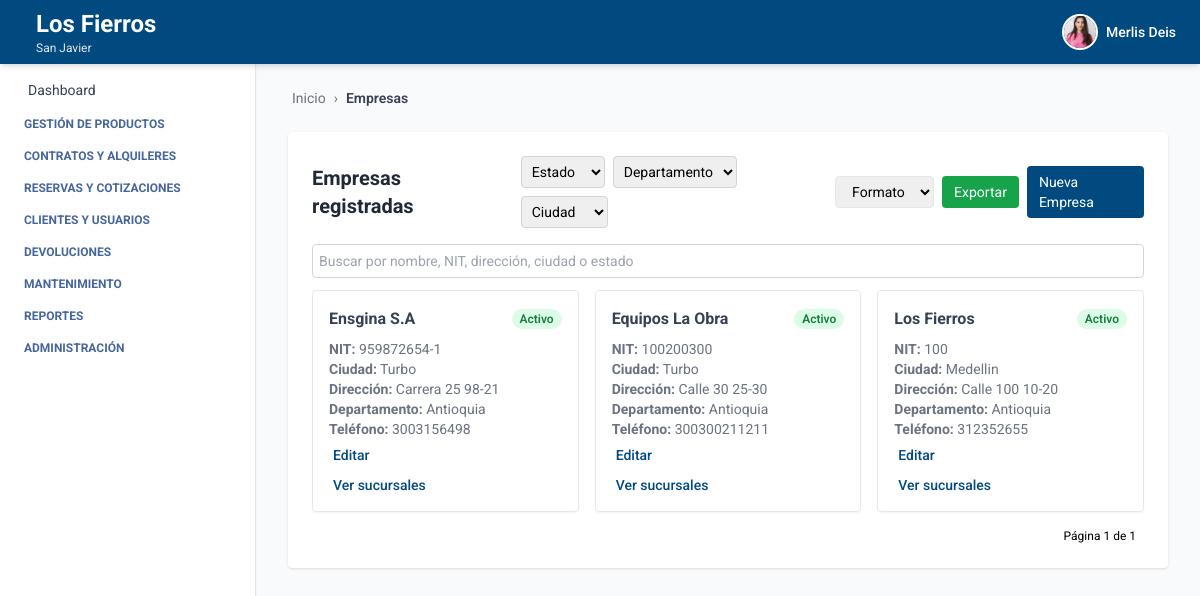
The page /empresa/empresas/ (signed in) on the database as committed earlier.
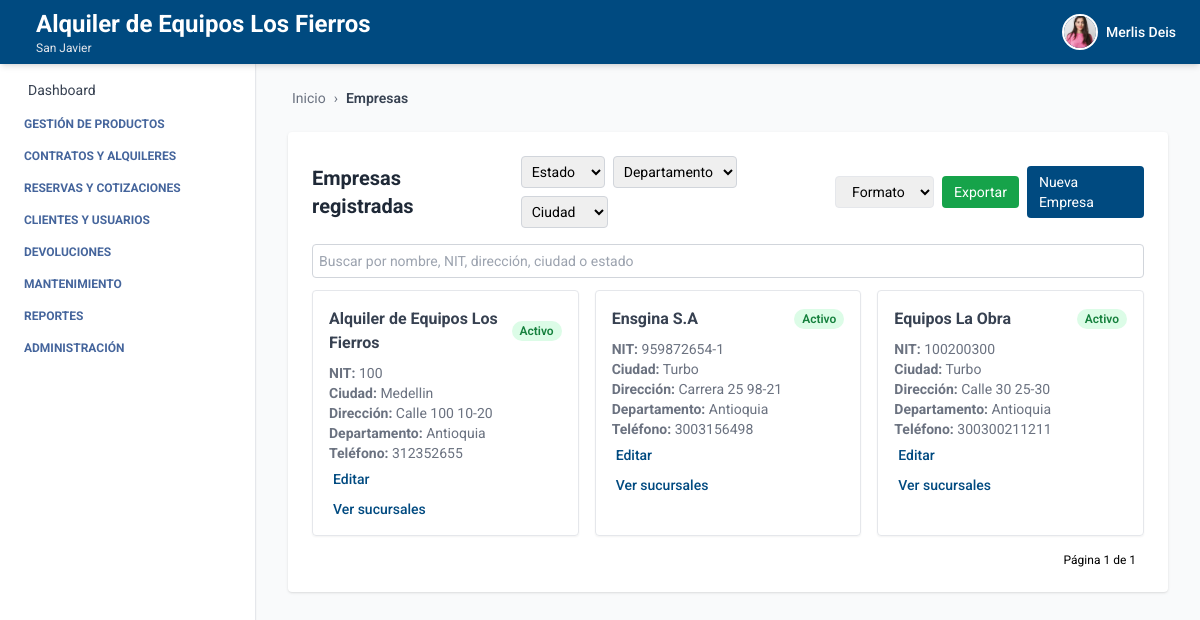
The same page on the database as committed later.
### autenticacion/models.py (models this page shows, shortened)
class Usuario(AbstractUser):
    telefono = models.CharField(max_length=20, blank=True, null=True)
    empresa = models.ForeignKey(Empresa, on_delete=models.SET_NULL, null=True, blank=True)
    sucursal = models.ForeignKey(Sucursal, on_delete=models.SET_NULL, null=True, blank=True)
    ESTADOS = [
        ("activo", "Activo"),
        ("inactivo", "Inactivo"),
    ]
    estado = models.CharField(max_length=10, choices=ESTADOS, default="activo")
    foto_perfil = models.ImageField(upload_to='usuarios/img/', blank=True, null=True)
    groups = models.ManyToManyField(
        Group,
        related_name='usuarios',  # Evita conflicto con 'user_set'
        blank=True,
        help_text='The groups this user belongs to.',
        verbose_name='groups'
    )
    user_permissions = models.ManyToManyField(
        Permission,
        related_name='usuarios',  # Evita conflicto con 'user_set'
        blank=True,
        help_text='Specific permissions for this user.',
        verbose_name='user permissions'
    )

### empresa/models.py (models this page shows, shortened)
class Empresa(models.Model):
    ESTADOS = [
        ("activo", "Activo"),
        ("inactivo", "Inactivo"),
    ]
    nombre = models.CharField(max_length=100)
    nit = models.CharField(max_length=50, unique=True)
    ciudad = models.CharField(max_length=100, blank=True, null=True)
    direccion = models.CharField(max_length=255, blank=True, null=True)
    departamento = models.CharField(max_length=100, blank=True, null=True)
    telefono = models.CharField(max_length=20, blank=True, null=True)
    estado = models.CharField(max_length=20, choices=ESTADOS, default="activo")
    logo = models.ImageField(upload_to='empresas/img/', blank=True, null=True)

class Sucursal(models.Model):
    ESTADOS = [
        ("activo", "Activo"),
        ("inactivo", "Inactivo"),
    ]
    empresa = models.ForeignKey(Empresa, related_name='sucursales', on_delete=models.CASCADE)
    nombre = models.CharField(max_length=100)
    ciudad = models.CharField(max_length=100)
    direccion = models.CharField(max_length=255)
    departamento = models.CharField(max_length=100, blank=True, null=True)
    telefono = models.CharField(max_length=20, blank=True, null=True)
    estado = models.CharField(max_length=20, choices=ESTADOS, default="activo")

### empresa/views.py (the view, shortened to what this page needs)
# urls.py: path('empresas/', EmpresaListView.as_view(), name='empresa_list'),
class EmpresaListView(LoginRequiredMixin, BreadcrumbMixin, ListView):
    model = Empresa
    template_name = "empresa_list.html"
    ordering = ['nombre']
    paginate_by = 10
    breadcrumb_items = [ ("Empresas", None), ]
    def get_queryset(self):
        queryset = super().get_queryset()
        query = self.request.GET.get("q")
        estado = self.request.GET.get("estado")
        departamento = self.request.GET.get("departamento")
        ciudad = self.request.GET.get("ciudad")
        if estado:
            queryset = queryset.filter(estado=estado)
        if departamento:
            queryset = queryset.filter(departamento__icontains=departamento)
        if ciudad:
            queryset = queryset.filter(ciudad__icontains=ciudad)
        return queryset
    def get_context_data(self, **kwargs):
        context = super().get_context_data(**kwargs)
        context["estados"] = Empresa.ESTADOS
        context["ciudades"] = Empresa.objects.values_list("ciudad", flat=True).distinct().order_by("ciudad")
        context["departamentos"] = Empresa.objects.values_list("departamento", flat=True).distinct().order_by("departamento")
        return context

### core/views.py (called while the page is built)
    def get_context_data(self, **kwargs):
        context = super().get_context_data(**kwargs)
        context["home"] = self.home_url
        context["breadcrumb_items"] = self.breadcrumb_items
        return context

### empresa/templates/empresa_list.html (shortened to what the changed rows need)
{% extends 'index.html' %}
{% block breadcrumb %}
  {% include 'breadcrumb.html' with home='/' breadcrumbs=breadcrumb_items %}
{% endblock %}
{% block content %}
  <div class="max-w-5xl mx-auto mt-6 bg-white p-6 rounded shadow">
    <div class="flex flex-col md:flex-row md:justify-between md:items-center mb-4 gap-4">
      <h2 class="text-xl font-bold text-gray-800">Empresas registradas</h2>
    </div>
    {% if object_list %}
      <div class="grid grid-cols-1 md:grid-cols-2 lg:grid-cols-3 gap-4">
        {% for empresa in object_list %}
          <div class="border rounded shadow-sm p-4 hover:shadow-lg transition">
            <div class="mb-2 flex justify-between items-center">
              <h3 class="font-bold text-gray-700">{{ empresa.nombre }}</h3>
              <span class="text-xs font-semibold px-2 py-0.5 rounded-full
          {% if empresa.estado == 'activo' %}
            bg-green-100 text-green-700
                {% else %}
            bg-red-100 text-red-700
                {% endif %}
        ">
                {{ empresa.get_estado_display }}
              </span>
            </div>
            <p class="text-sm text-gray-500">
              <strong>NIT:</strong> {{ empresa.nit }}
            </p>
            <p class="text-sm text-gray-500">
              <strong>Ciudad:</strong> {{ empresa.ciudad }}
            </p>
            <p class="text-sm text-gray-500">
              <strong>Dirección:</strong> {{ empresa.direccion }}
            </p>
            <p class="text-sm text-gray-500"><strong>Departamento:</strong> {{ empresa.departamento }}</p>
            <p class="text-sm text-gray-500">
              <strong>Teléfono:</strong> {{ empresa.telefono }}
            </p>
            <div class="mt-1">
              <a href="{% url 'editar_empresa' empresa.id %}" class="text-sm font-medium text-[var(--primary-color)] hover:underline">Editar</a>
            </div>
            <div class="flex flex-col gap-1 mt-2">
              <a href="{% url 'sucursales_por_empresa' empresa.id %}" class="text-sm font-medium text-[var(--primary-color)] hover:underline">
                Ver sucursales
              </a>
            </div>
          </div>
        {% endfor %}
      </div>
    {% else %}
      <p class="text-gray-600">No hay empresas registradas.</p>
    {% endif %}
  </div>
{% endblock %}

### core/templates/header.html (shortened to what this page needs)
<header class="bg-[var(--primary-color)] shadow-md w-full h-16 flex items-center px-6 justify-between fixed top-0 left-0 z-10">
  <h1 class="text-white flex items-center gap-3 leading-tight">
    <div class="leading-tight">
  {% if request.user.is_authenticated %}
    {% if request.user.empresa %}
      <span class="text-xl sm:text-2xl font-bold block">
        {{ request.user.empresa.nombre }}
      </span>
    {% endif %}
    {% if request.user.sucursal %}
      <span class="text-xs text-gray-200 block">
        {{ request.user.sucursal.nombre }}
      </span>
    {% endif %}
  {% else %}
    <span class="text-xl text-gray-200 block">Gestión inteligente de Equipos</span>
  {% endif %}
</div>
  </h1>
  {% if request.user.is_authenticated %}
  <div x-data="{ open: false }" class="relative flex items-center space-x-3 cursor-pointer" @click.away="open = false">
    <button @click="open = !open" class="flex items-center space-x-2 focus:outline-none">
      {% if request.user.foto_perfil %}
        <img src="{{ request.user.foto_perfil.url }}" alt="Perfil" class="w-9 h-9 rounded-full object-cover border-2 border-white" />
      {% else %}
        <div class="w-9 h-9 rounded-full bg-white text-[var(--primary-color)] flex items-center justify-center font-bold text-sm">
          {{ request.user.first_name|first }}{{ request.user.last_name|first }}
        </div>
      {% endif %}
      <span class="text-white hidden sm:block text-sm font-medium">{{ request.user.first_name }}</span>
    </button>
  </div>
  {% endif %}
</header>

Rows that differ between the two databases and show on the page:
changed through a linked row, Usuario "Merlis Deis": user.empresa.nombre "Los Fierros" → "Alquiler de Equipos Los Fierros"
changed Empresa "Medellin": nombre "Los Fierros" → "Alquiler de Equipos Los Fierros"; moves up the list
